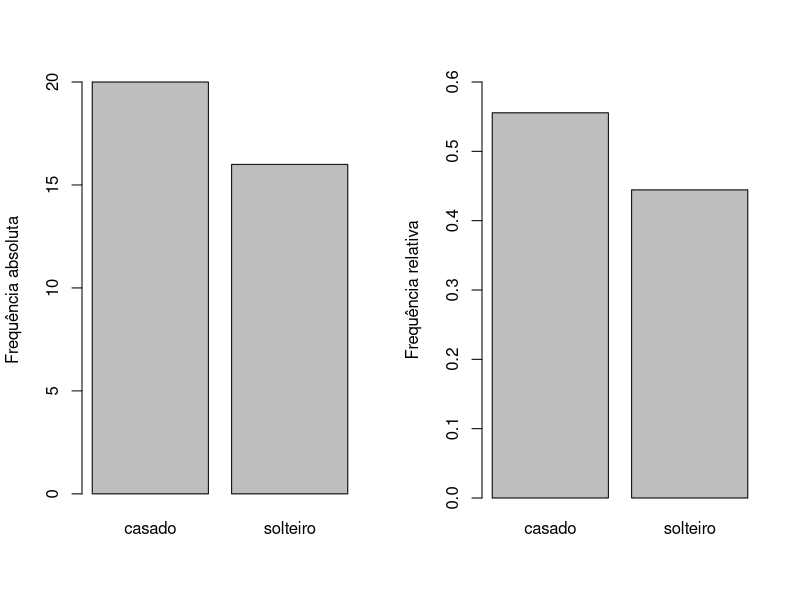
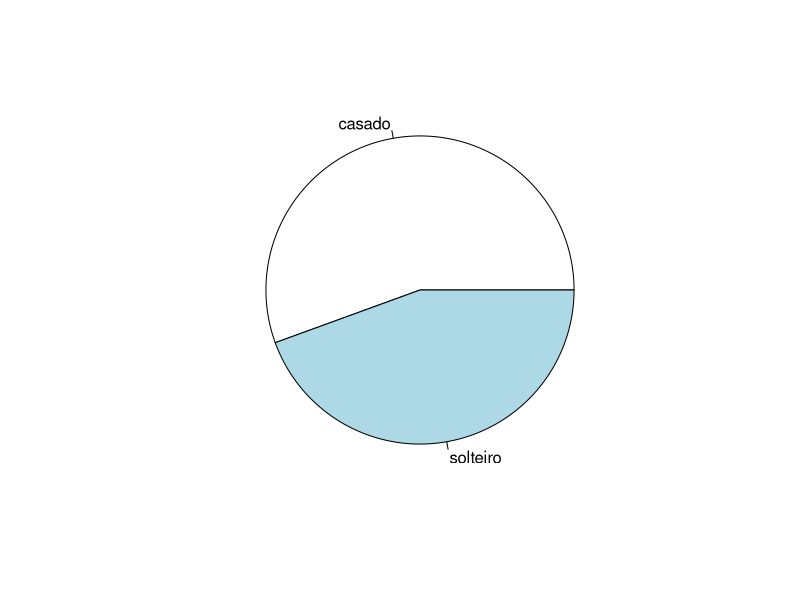
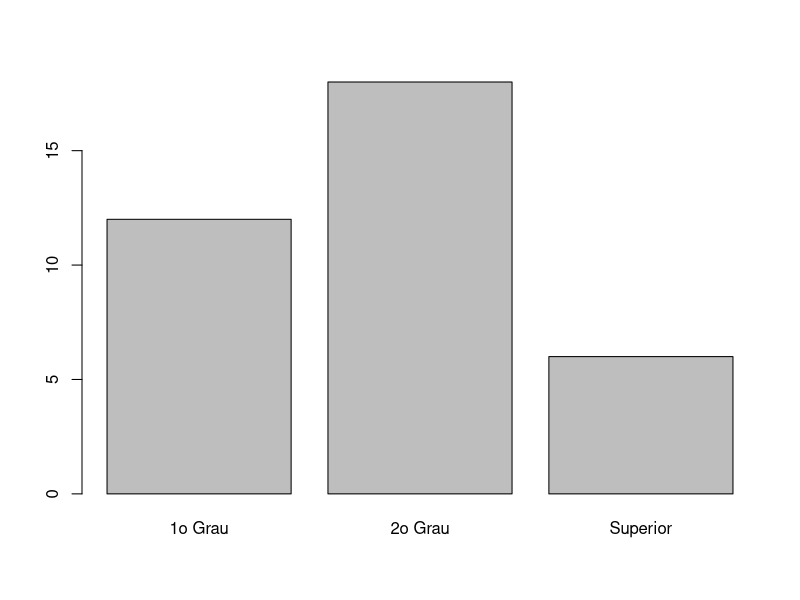
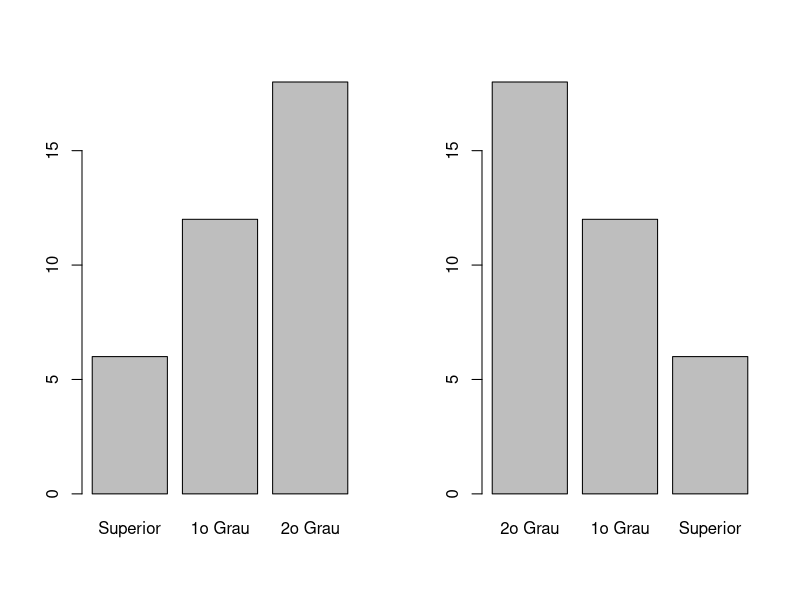
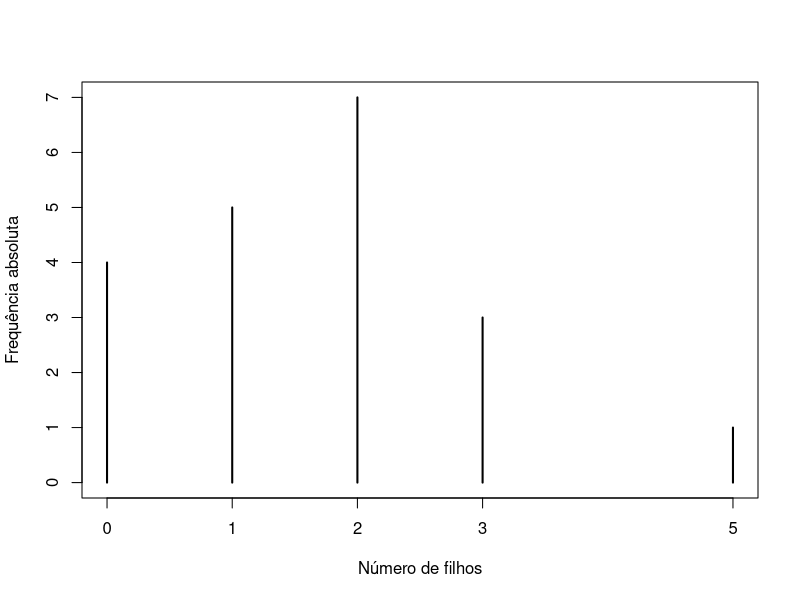
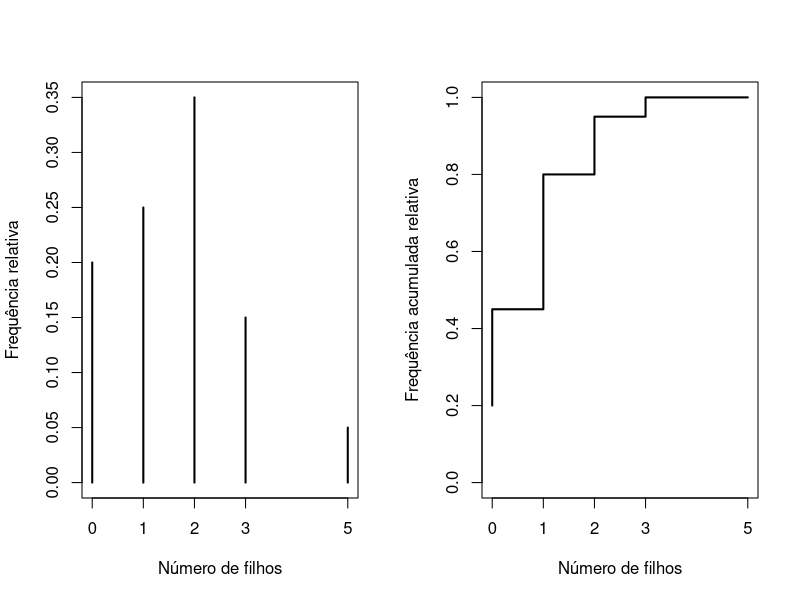
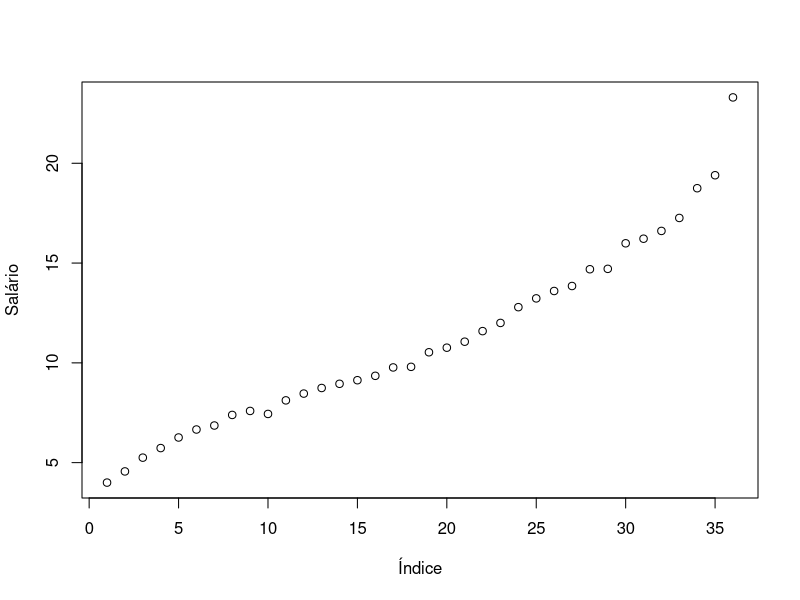
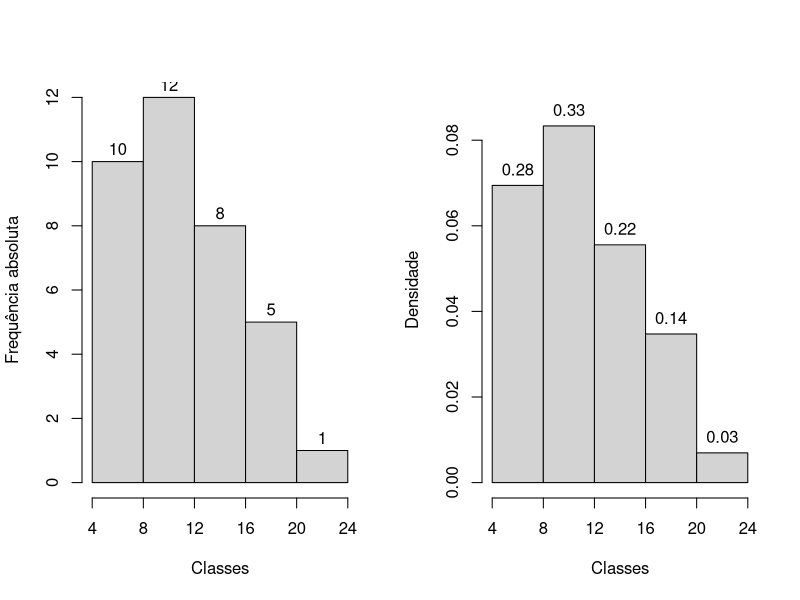

These charts were generated, in order, by the following R code:
# Análise Exploratória de Dados
# Fonte: https://www.inf.ufsc.br/~andre.zibetti/probabilidade/aed.html

#Os dados estão disponíveis em um arquivo csv no endereço http://www.leg.ufpr.br/~fernandomayer/dados/milsa.csv.

##Apresentação e organização de dados
# A organização dos dados coletados é fundamental para que não hajam erros de 
# processamento e perda de informações. Deve ser feito em um programa apropriado. 
# Exemplo: planilhas eletrônicas e bancos de dados.


#Um arquivo csv é um arquivo de texto (assim como um txt), mas as colunas de um
#conjunto de dados são separados por vírgula (csv = comma separated values). 
#Arquivos de texto como esse podem ser abertos em qualquer editor de texto, e 
#também em planilhas eletrônicas.

## Importando os dados para o R
milsa <- read.csv("./dados/milsa.csv")
str(milsa)

#O  primeiro passo é classificar todas as variáveis desse conjunto de dados:

#IVariável	    Classificação
#I-------------I-----------------------I
#I Funcionario I Quantitativa discreta I
#I Est.civil   I Qualitativa nominal   I
#I Inst	       I Qualitativa ordinal   I
#I Filhos	   I Quantitativa discreta I 
#I Salario	   I Quantitativa contínua I
#I Anos	       I Quantitativa discreta I
#I Meses       I Quantitativa discreta I
#I Regiao	   I Qualitativa nominal   I
#I-------------I-----------------------I

#Análise univariada
#A análise univariada consiste basicamente em, para cada uma das variáveis individualmente:
#Classificar a variável quanto a seu tipo: qualitativa (nominal ou ordinal) ou quantitativa (discreta ou contínua)
#Obter tabelas, gráficos e/ou medidas que resumam a variável

##Variável Qualitativa Nominal
#A variável Est.civil é uma qualitativa nominal. 
#Desta forma podemos obter:
# - Uma tabela de frequências (absolutas e/ou relativas)
# - Um gráfico de barras ou de setores
# - A “moda”, i.e. o valor que ocorre com maior frequência

civil.tb <- table(milsa$Est.civil)
cbind("f" = civil.tb)
#          f
#casado   20
#solteiro 16
civil.tb
#casado solteiro 
#    20       16
cbind("f" = addmargins(civil.tb))
#          f
#casado   20
#solteiro 16
#Sum      36

#frequência relativa
cbind("fr" = prop.table(civil.tb))
#                fr
#casado   0.5555556
#solteiro 0.4444444

cbind("fr" = addmargins(prop.table(civil.tb)))
#                fr
#casado   0.5555556
#solteiro 0.4444444
#Sum      1.0000000

#Os gráficos de barras e de setores são adequados para representar esta variável.
#O gráfico de barras é formado pelas categorias no eixo X, e pela frequência 
#no eixo Y. A frequência utilizada pode ser tanto a absoluta quanto a relativa, 
#conforme for o caso.
par(mfrow = c(1, 2))
barplot(civil.tb, ylab = "Frequência absoluta")
barplot(prop.table(civil.tb), ylab = "Frequência relativa",
        ylim = c(0, .6))
par(mfrow = c(1,1))

#O gráfico de setores (ou de pizza, ou torta, ou diagrama circular) também pode 
#ser utilizado, mas apresenta uma maior limitação. Independente da frequência 
#utilizada, cada setor terá a mesma área. Além disso, quando existem muitas 
#categorias, e/ou as categorias possuem frequências semelhantes, a diferenciação
#dos setores é dificultada.
pie(civil.tb)

#A moda de qualquer variável é definida como o valor mais frequente encontrado 
#na amostra. No caso de variáveis qualitativas, a moda é a categoria que 
#apresenta maior frequência. Nesse exemplo, a moda seria então:
names(civil.tb)[which.max(civil.tb)]
#[1] "casado"

#Variável Qualitativa Ordinal
#Para exemplificar como obter análises para uma variável qualitativa ordinal 
#vamos selecionar a variável Inst, que verificou o grau de instrução dos 
#funcionários.
#A frequência absoluta é a contagem do número de vezes que cada categoria foi observada
inst.tb <- table(milsa$Inst)
cbind("f" = addmargins(inst.tb))

#As frequências relativas também são obtidas através da divisão da frequência 
#absoluta de cada classe pelo total
cbind("f" = addmargins(inst.tb),
      "fr" = addmargins(prop.table(inst.tb)))

#O gráfico de setores não é adequado para este tipo de variável por não 
#expressar a ordem dos possíveis valores. Usamos então apenas um gráfico de 
#barras conforme mostrado abaixo

barplot(inst.tb)

#Em alguns casos podemos querer mostrar o gráfico de barras com as barras 
#classificadas da menor para a maior, ou vice-versa, independente da ordem 
#dos níveis. O importante é sempre deixar claro as categorias de cada barra.
par(mfrow = c(1,2))
## Menor para maior
barplot(sort(inst.tb))
## Maior para menor
barplot(sort(inst.tb, decreasing = TRUE))
par(mfrow = c(1,1))

#Para uma variável ordinal, a moda também é especificada como a categoria de 
#maior frequência, ou seja,
names(inst.tb)[which.max(inst.tb)]
#[1] "2o Grau"

#Variável quantitativa discreta
#Vamos agora usar a variável Filhos (número de filhos) para ilustrar algumas 
#análises que podem ser feitas com uma quantitativa discreta.

#Frequência absoluta, com o total de observações
filhos.tb <- table(milsa$Filhos)
cbind("f" = addmargins(filhos.tb))
#     f
#0    4
#1    5
#2    7
#3    3
#5    1
#Sum 20

#Note que a soma foi 20, ao invés das 36 observações totais da planilha original.
#Como você deve imaginar ao ter inspecionado a tabela, isso ocorre pelo fato de
#que existem algumas observações perdidas para essa variável. 
#Mais especificamente, existem 16 observações faltantes, aquelas marcadas com NA. 
#Se for desejável, pode-se incluir a contagem de observações faltantes na tabela 
#de frequência.
cbind("f" = addmargins(table(milsa$Filhos, useNA = "always")))
#      f
#0     4
#1     5
#2     7
#3     3
#5     1
#<NA> 16
#Sum  36

#Portanto, para esse exemplo, as frequências relativas seriam
cbind("f" = addmargins(filhos.tb),
      "fr" = addmargins(prop.table(filhos.tb)))
#    f   fr
#0    4 0.20
#1    5 0.25
#2    7 0.35
#3    3 0.15
#5    1 0.05
#Sum 20 1.00

#Para variáveis cujos valores possuem ordenação natural (qualitativas ordinais e 
#quantitativas em geral), faz sentido calcularmos também as frequências acumuladas.
#A frequência acumulada até um certo valor é obtida pela soma das frequências de 
#todos os valores da variável, menores ou iguais ao valor considerado.

filhos.tba <- as.table(cumsum(filhos.tb))
cbind("f" = addmargins(filhos.tb),
      "fr" = addmargins(prop.table(filhos.tb)),
      "F" = c(filhos.tba, NA))
#     f   fr  F
#0    4 0.20  4
#1    5 0.25  9
#2    7 0.35 16
#3    3 0.15 19
#5    1 0.05 20
#Sum 20 1.00 NA

#Também podemos definir a frequência acumulada relativa, que é o resultado da
#divisão das frequências acumuladas pelo total de observações, ou seja
filhos.tba <- as.table(cumsum(filhos.tb))
cbind("f" = addmargins(filhos.tb),
      "fr" = addmargins(prop.table(filhos.tb)),
      "F" = c(filhos.tba, NA),
      "Fr" = c(filhos.tba/20, NA))
#     f   fr  F   Fr
#0    4 0.20  4 0.20
#1    5 0.25  9 0.45
#2    7 0.35 16 0.80
#3    3 0.15 19 0.95
#5    1 0.05 20 1.00
#Sum 20 1.00 NA   NA

#O gráfico adequado para frequências absolutas, relativas, ou acumuladas de uma 
#variável discreta é parecido com um gráfico de barras, mas nesse caso, as 
#frequências são indicadas por linhas.
plot(filhos.tb, xlab = "Número de filhos",
     ylab = "Frequência absoluta")

#Outra possibilidade seria fazer gráficos de frequências relativa e de frequências 
#relativas acumuladas conforme mostrado nas figuras 
par(mfrow = c(1,2))
## Frequência relativa
plot(prop.table(filhos.tb), xlab = "Número de filhos",
     ylab = "Frequência relativa")
## Frequência relativa acumulada
plot(filhos.tba/20, type = "S", # tipo step (escada)
     xlab = "Número de filhos",
     ylab = "Frequência acumulada relativa")
par(mfrow = c(1,1))

#Variável quantitativa contínua
# Concluindo os exemplos para análise univariada vamos considerar a variável 
# quantitativa contínua Salario
# Para facilitar o cálculo da amplitude de classe e posteriormente para montar a 
# tabela de distribuição de frequência, podemos ordenar o vetor de dados brutos. 
# Por exemplo, os valores ordenados (em ordem crescente) de Salario são
sort(milsa$Salario)
#[1]  4.00  4.56  5.25  5.73  6.26  6.66  6.86  7.39  7.44  7.59  8.12  8.46  8.74
#[14]  8.95  9.13  9.35  9.77  9.80 10.53 10.76 11.06 11.59 12.00 12.79 13.23 13.60
#[27] 13.85 14.69 14.71 15.99 16.22 16.61 17.26 18.75 19.40 23.30
#Com isso, naturalmente já visualizamos os valores máximo e mínimo, e sabemos que a amplitude total é
AT <- max(milsa$Salario) - min(milsa$Salario)
AT
#[1] 19.3
#Como temos 36 observações, o número estimado de classes é
k = sqrt(nrow(milsa))
k
#[1] 6
#Portanto, a amplitude de classe é
h = AT / k
h
#[1] 3.216667
#O valor de amplitude de classe pode ser arredondado para um número inteiro, 
#geralmente para facilitar a interpretação da tabela. Nesse caso, poderíamos 
#arredondar a amplitude para 3 ou para 4 (inteiros mais próximos). Como o valor 
#mínimo é 4 e o máximo está próximo de 24, é natural arredondarmos a amplitude para 4. 
#Após esse arredondamento, vamos denominar a amplitude de classe definitiva por Δ, 
#apenas para diferenciar do valor calculado em h.
#Dessa forma, as classes seriam formadas pela sequência, ou “quebra de classes” 
#definida por
(quebra <- seq(4, 24, 4))
#[1]  4  8 12 16 20 24
#Portanto, ficamos com um total de 5 classes. A última etapa é definir os extremos 
#de classe que serão abertos (permitem incluir aquele valor exato) ou fechados (não incluem aquele valor). Para isso, usaremos a notação a seguir
#Classe	Notação	Denominação	Resultado
#[a,b)	a⊢b	Fechado em a, aberto em b	Inclui a, não inclui b
#(a,b]	a⊣b	Aberto em a, fechado em b	Não inclui a, inclui b
#Nesse exemplo, vamos usar intervalos do tipo fechados à esquerda (abertos à direita),
#pois o primeiro valor de quebra de classe é o igual ao valor mínimo do conjunto 
#de dados, e dessa forma garantimos que todos os valores pertençam a alguma das classes.
#Portanto, as classes completas com suas respectivas frequências absolutas estão na tabela abaixo.
classes <- cut(milsa$Salario, breaks = quebra, right = FALSE)
classes.tab <- table(classes)
cbind("f" = addmargins(classes.tab))
#         f
#[4,8)   10
#[8,12)  12
#[12,16)  8
#[16,20)  5
#[20,24)  1
#Sum     36

#vamos mostrar três possíveis gráficos para variáveis contínuas: o de dispersão, 
#o histograma, e o de ramo-e-folhas.
#O gráfico de dispersão unidimensional consiste da variável de interesse no eixo Y, 
#plotada com seus respectivos índices (entrada) da tabela de dados. 
#Nesse exemplo, o gráfico seria:
plot(milsa$Salario, xlab = "Índice", ylab = "Salário")

#Note que, como os dados nesta tabela estão ordenados (em ordem crescente) pelos 
#salários, então vemos esse padrão de cresimento. Mas a ordenação não é um pré-requisito 
#para fazer esse gráfico. A interpretação desse gráfico é limitada pelo fato de 
#que só faz sentido dizer alguma coisa sobre os salários se os índices 
#(nesse caso, os funcionários) tivessem algum tipo de identificação. 

#Por esse motivo, o histograma é uma forma mais eficiente de resumir variáveis contínuas.
#O histograma é um gráfico de barras contíguas, com as bases proporcionais aos 
#intervalos de classe, e a área de cada retângulo proporcional à respectiva frequência.

#Pode-se usar tanto a frequêcia absoluta (fi) quanto a relativa (fri). Indicamos 
#a amplitude do i-ésimo intervalo por Δi. Para que a área do retângulo respectivo 
#seja proporcional a fri, a sua altura deve ser proporcional a fri/Δi, que é 
#chamada densidade de frequência, ou simplesmente densidade da i-ésima classe. 
#Quando todos os intervalos de classe forem iguais a Δ (como é o caso nesse exemplo), 
#então a densidade de frequência simplifica para fri/Δ. Com essa convenção, garantimos 
#que a área total do histograma será igual a um, uma propriedade que será importante 
#quando estudarmos probabilidade.
#Abaixo, vemos os histogramas com as frequências absolutas, e com a densidade de frequência.
par(mfrow = c(1,2))
hist(milsa$Salario, breaks = quebra, right = FALSE, main = "",
     xlab = "Classes", ylab = "Frequência absoluta",
     xlim = c(4, 24), labels = TRUE, axes = FALSE)
axis(1, at = quebra, labels = quebra); axis(2)
h <- hist(milsa$Salario, breaks = quebra, right = FALSE, main = "",
          xlab = "Classes", ylab = "Densidade",
          xlim = c(4, 24), ylim = c(0, .09), freq = FALSE, axes = FALSE)
axis(1, at = quebra, labels = quebra); axis(2)
text(h$mids, h$density, labels = round(h$density * 4, 2), pos = 3)
par(mfrow = c(1,1))

#Note que, para construir o gráfico com as densidades, precisamos então de mais
#uma coluna na tabela, que seria a densidade fri/Δ=fri/4.
cbind("f" = addmargins(classes.tab),
      "fr" = addmargins(prop.table(classes.tab)),
      "F" = c(cumsum(classes.tab), NA),
      "Fr" = c(cumsum(classes.tab), NA)/36,
      "Dens" = c(prop.table(classes.tab)/4, NA))
#         f         fr  F        Fr        Dens
#[4,8)   10 0.27777778 10 0.2777778 0.069444444
#[8,12)  12 0.33333333 22 0.6111111 0.083333333
#[12,16)  8 0.22222222 30 0.8333333 0.055555556
#[16,20)  5 0.13888889 35 0.9722222 0.034722222
#[20,24)  1 0.02777778 36 1.0000000 0.006944444
#Sum     36 1.00000000 NA        NA          NA

#O que devemos observar em um histograma:
#Amplitude de valores
#Forma da distribuição (assimetria):
#  Positiva
#  Negativa
#  Simétrica
#Tendência central
#Valores extremos
#Tanto o histograma quanto os gráficos de barra, dão uma ideia da forma da 
#distribuição de uma variável

#Outro método para se resumir uma variável com o objetivo de obter uma ideia da 
#forma de sua distribuição, é através do “gráfico” de ramo-e-folhas.
#a ideia básica é dividir cada observação em duas partes: a primeira (o ramo) é 
#colocada no lado esquerdo de uma linha vertical, e a segunda (a folha) é colocada 
#à direita. Geralmente, a divisão natural é separar um número contínuo em sua 
#parte inteira à esquerda, e a parte decimal à direita. 
#Dessa forma o ramo-e-folha para a variável Salario está abaixo.
stem(milsa$Salario, scale = 2)
#The decimal point is at the |

#4 | 06
#5 | 37
#6 | 379
#7 | 446
#8 | 157
#9 | 01488
#10 | 58
#11 | 16
#12 | 08
#13 | 269
#14 | 77
#15 | 
#16 | 026
#17 | 3
#18 | 8
#19 | 4
#20 | 
#21 | 
#22 | 
#23 | 3

#Algumas informações que podemos obter a partir do ramo-e-folhas:
# - Há um destaque para o valor 23,3.
# - Os demais valores se concentram mais fortemente entre 4,0 e 14,7.
# - Um valor mais ou menos típico para essa variável seria em torno de 9.
# - Há uma leve assimetria em direção aos valores grandes.
